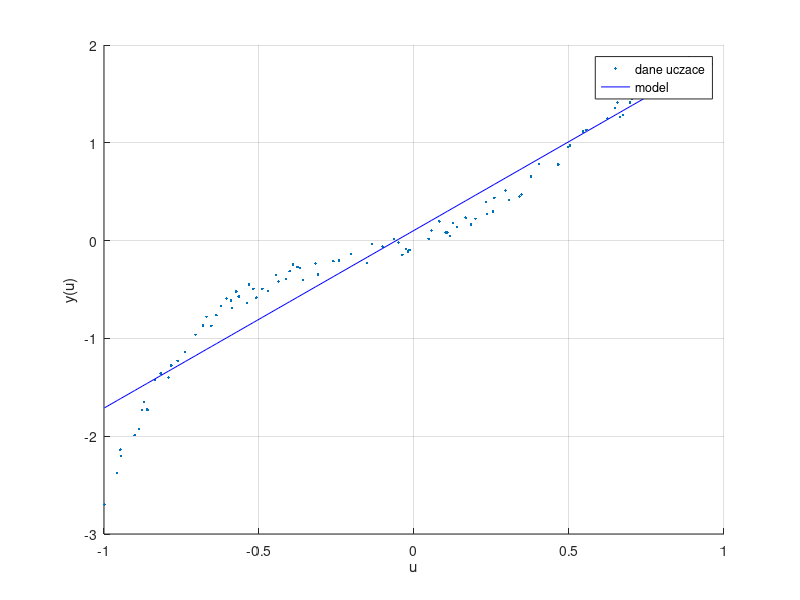
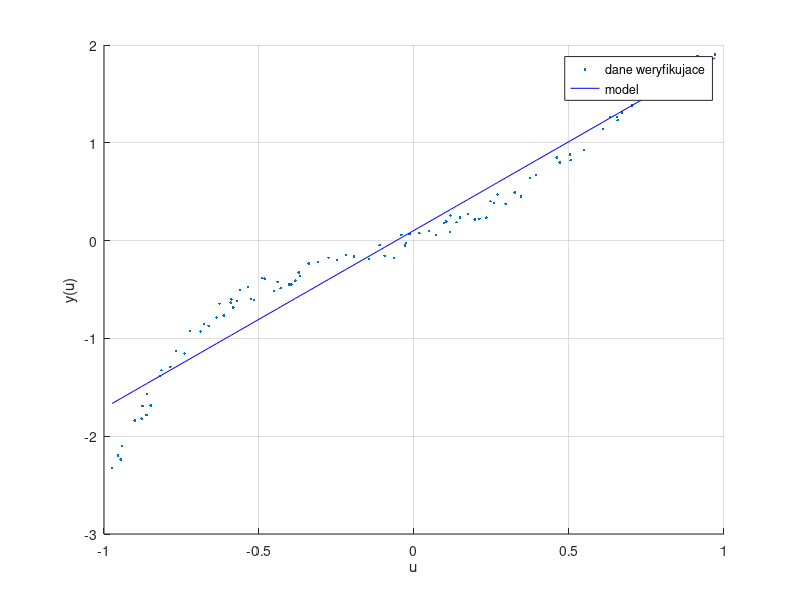

Recreate these plots in MATLAB, in order.
load('zad_1_imported_data.mat')
M_ucz = [ones(size(dane_stat_ucz,1),1)  dane_stat_ucz(:,1)];
M_wer = [ones(size(dane_stat_wer,1),1)  dane_stat_wer(:,1)];
w = M_ucz\dane_stat_ucz(:,2);

y_model_ucz = M_ucz*w;
y_model_wer = M_wer*w;

e_ucz = sum(power(y_model_ucz-dane_stat_ucz(:,2),2));
e_wer = sum(power(y_model_wer-dane_stat_wer(:,2),2));
% 
% y_stat = w(1) + w(2)*[-1:0.01:1];
% figure
% plot([-1:0.01:1],y_stat)
% grid on
% xlabel('u')
% ylabel('y(u)')
% hold off

figure
hold on 
scatter(dane_stat_ucz(:,1),dane_stat_ucz(:,2),'.m');
plot(dane_stat_ucz(:,1),y_model_ucz,'b')
% title("model na tle danych uczacych")
legend("dane uczace","model")
grid on
xlabel('u')
ylabel('y(u)')
hold off

figure
hold on
scatter(dane_stat_wer(:,1),dane_stat_wer(:,2),'.r');
plot(dane_stat_wer(:,1),y_model_wer,'b')
% title("model na tle danych weryfikujacych")
legend("dane weryfikujace","model")
grid on
xlabel('u')
ylabel('y(u)')
hold off

